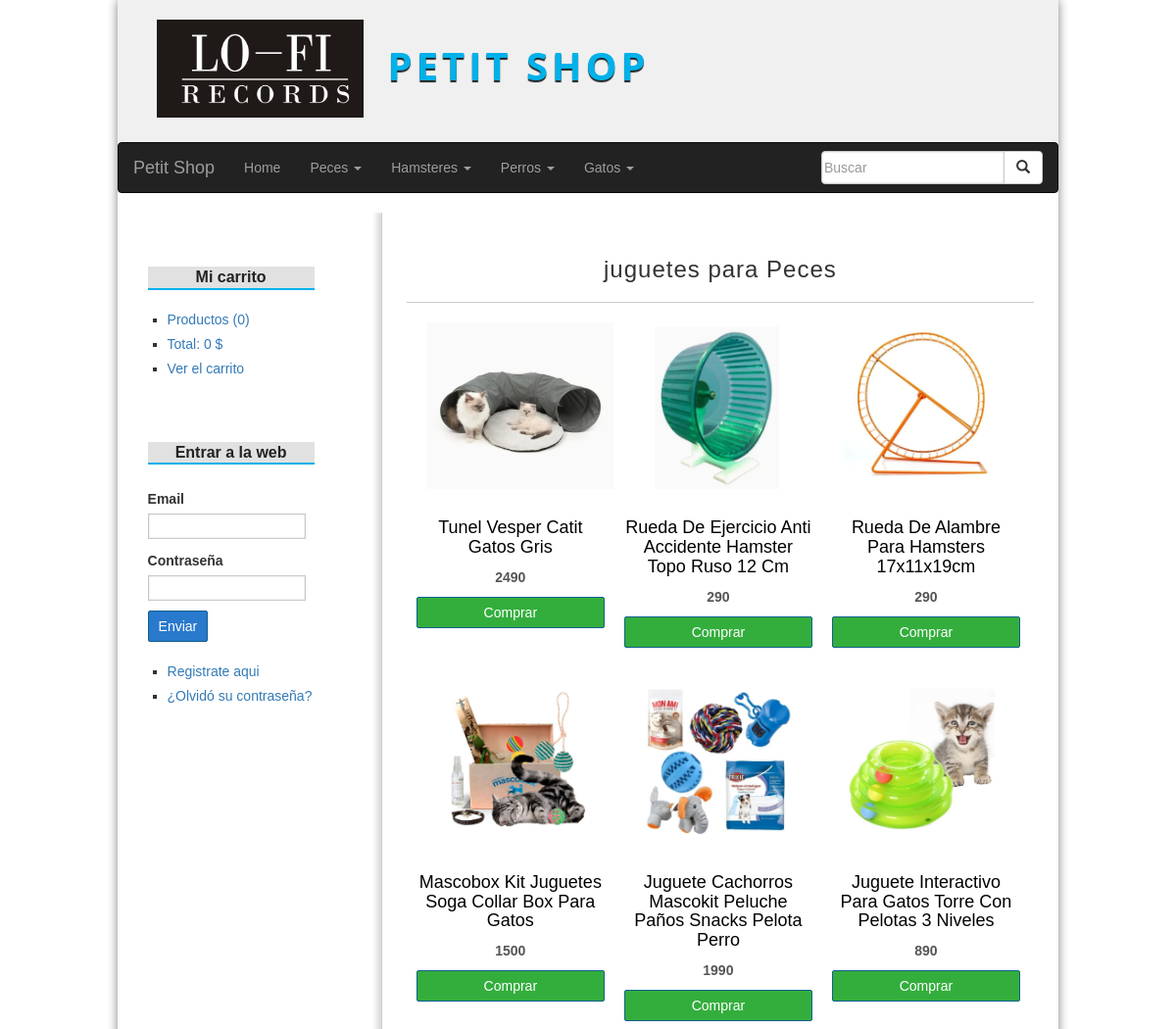
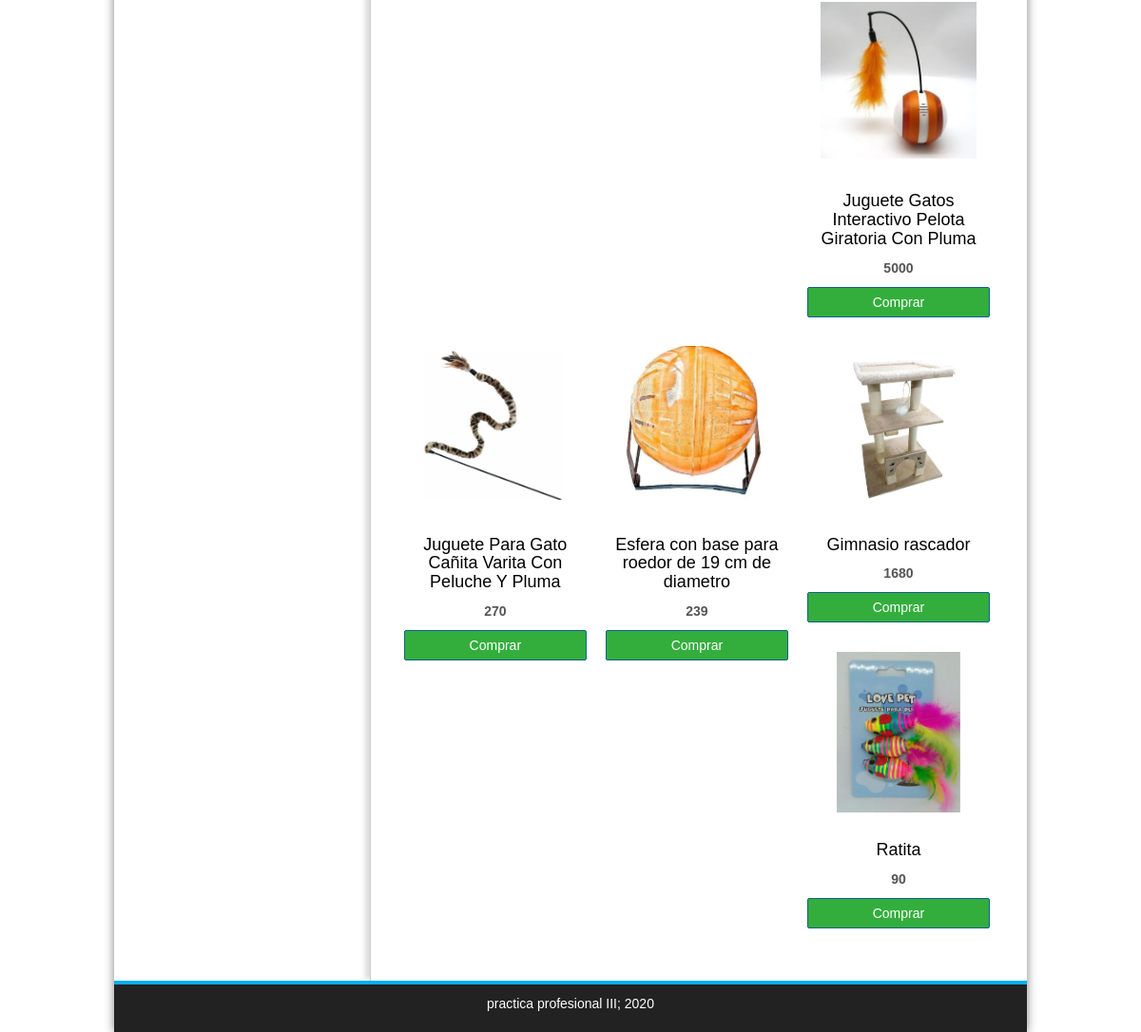
/subcategoria/ver&catId=4&id=3, run on the app's committed database (2 pictures, top to bottom).
### tables this page shows
CREATE TABLE `categorias` (
  `id` int(255) NOT NULL AUTO_INCREMENT,
  `nombre` varchar(255) NOT NULL,
  PRIMARY KEY (`id`)
);

CREATE TABLE `subcategorias` (
  `id` int(255) NOT NULL AUTO_INCREMENT,
  `nombre` varchar(255) NOT NULL,
  PRIMARY KEY (`id`)
);

CREATE TABLE `productos` (
  `id` int(255) NOT NULL AUTO_INCREMENT,
  `categoria_id` int(255) DEFAULT '1',
  `nombre` varchar(255) NOT NULL DEFAULT '',
  `descripcion` varchar(1000) DEFAULT '',
  `precio` float NOT NULL DEFAULT '0',
  `stock` int(10) NOT NULL DEFAULT '0',
  `oferta` varchar(10) DEFAULT '''''',
  `fecha` date DEFAULT NULL,
  `imagen` varchar(255) DEFAULT '',
  `subcategoria_id` int(255) DEFAULT '1',
  `proveedor` varchar(255) DEFAULT '',
  `tags` varchar(255) DEFAULT '',
  `precio_venta` float DEFAULT '0',
  `img2` varchar(255) DEFAULT '',
  `img3` varchar(255) DEFAULT '',
  PRIMARY KEY (`id`),
  KEY `fk_productos_categorias` (`categoria_id`),
  KEY `fk_productos_subcategorias` (`subcategoria_id`),
  CONSTRAINT `fk_productos_categorias` FOREIGN KEY (`categoria_id`) REFERENCES `categorias` (`id`),
  CONSTRAINT `fk_productos_subcategorias` FOREIGN KEY (`subcategoria_id`) REFERENCES `subcategorias` (`id`)
);

### config/db.php (called while the page is built)
<?php
class dataBase{
    public static function connect(){
        $db = new mysqli(env('DB_HOST'), env('DB_USERNAME'), env('DB_PASSWORD'), env('DB_NAME'));
        $db->query("SET NAMES 'utf8'");
        return $db;
    }
}

### helpers/utils.php (called while the page is built, shortened)
<?php
class Utils{
	public static function showCategorias(){
		require_once 'models/categoria.php';
		$categoria = new Categoria();
		$categorias = $categoria->getAll();
		return $categorias;
	}
    public static function showSubcategorias(){
        require_once 'models/Subcategoria.php';
        $subcategoria = new Subcategoria();
        $subcategorias = $subcategoria->getAll();
        return $subcategorias;
    }
}

### models/categoria.php (called while the page is built, shortened)
<?php
class Categoria{
	private $id;
	private $db;
	public function __construct() {
		$this->db = Database::connect();
	}
	function getId() {
		return $this->id;
	}
	function setId($id) {
		$this->id = $id;
	}
	public function getAll(){
		$categorias = $this->db->query("SELECT * FROM categorias ORDER BY id DESC;");
		return $categorias;
	}
	public function getOne(){
		$categoria = $this->db->query("SELECT * FROM categorias WHERE id={$this->getId()}");
		return $categoria->fetch_object();
	}
}

### controllers/subcategoriaController.php (called while the page is built, shortened)
<?php
require_once 'models/Subcategoria.php';
require_once 'models/producto.php';
class SubcategoriaController{
    public function ver(){
        if(isset($_GET['id']) && isset($_GET['catId'])){
            $id = $_GET['id'];
            $catId = $_GET['catId'];
            $categoria = new Categoria();
            $categoria-> setId($catId);
            $subcategoria = new Subcategoria();
            $subcategoria->setId($id);
            $categoria = $categoria->getOne();
            $subcategoria = $subcategoria->getOne();
            $producto = new Producto();
            $producto->setSubcategoria_id($id);
            $producto->setCategoria_id($catId);
            $productos = $producto->getAllSubcategory();
        }
        require_once 'views/producto/lista.php';
    }
}

### models/Subcategoria.php (called while the page is built, shortened)
<?php
class Subcategoria{
    private $id;
    private $db;
    public function __construct() {
        $this->db = Database::connect();
    }
    function getId() {
        return $this->id;
    }
    function setId($id) {
        $this->id = $id;
    }
    public function getOne(){
        $subcategoria = $this->db->query("SELECT * FROM subcategorias WHERE id={$this->getId()}");
        return $subcategoria->fetch_object();
    }
}

### models/producto.php (called while the page is built, shortened)
<?php
class Producto{
	private $subcategoria_id;
    private $db;
	public function __construct() {
		$this->db = Database::connect();
	}
    function getSubcategoria_id() {
        return $this->subcategoria_id;
    }
    public function setSubcategoria_id($subcategoria_id): void {
        $this->subcategoria_id = $subcategoria_id;
    }
    public function getAllSubcategory(){
        $sql = "SELECT p.*, c.nombre AS 'catnombre' FROM productos p "
            . "INNER JOIN subcategorias c ON c.id = p.subcategoria_id "
            . "WHERE p.subcategoria_id = {$this->getSubcategoria_id()} "
            . "ORDER BY id DESC";
        $productos = $this->db->query($sql);
        return $productos;
    }
}

### views/producto/lista.php (the view)
<?php if (isset($categoria)) : ?>
    <?php if (isset($subcategoria)) : ?>
        <h1><?= $subcategoria->nombre ?> para <?= $categoria->nombre ?></h1>
    <?php else: ?>
        <h1><?= $categoria->nombre ?></h1>
    <?php endif; ?>
<?php else: ?>
    <h1>Resultados de la busqueda</h1>
<?php endif; ?>
<?php if ($productos->num_rows == 0): ?>
    <p>No hay productos para mostrar</p>
<?php else: ?>
    <?php while ($product = $productos->fetch_object()): ?>
        <div class="product">
            <a href="<?= base_url ?>producto/ver&id=<?= $product->id ?>">
                <img src="<?= base_url ?>uploads/images/<?= $product->imagen ?>"/>
                <h2><?= $product->nombre ?></h2>
            </a>
            <p><?= $product->precio ?></p>
            <a href="<?=base_url?>carrito/add&id=<?=$product->id?>" class="button">Comprar</a>
        </div>
    <?php endwhile; ?>
<?php endif; ?>

### views/layout/header.php (shortened to what this page needs)
<!DOCTYPE HTML>
<html lang="es">
<head>
    <link rel="stylesheet" href="<?=base_url?>assets/css/styles.css" />
    <link rel="stylesheet" href="https://maxcdn.bootstrapcdn.com/bootstrap/3.4.1/css/bootstrap.min.css">
</head>
<body>
<div id="container">
    <header id="header">
        <div id="logo">
            <img src="<?=base_url?>assets/img/lo-firecords.jpg" alt="pet logo" />
            <a href="<?=base_url?>">
                Petit shop
            </a>
        </div>
    </header>
    <?php $categorias = Utils::showCategorias(); ?>
    <nav class="navbar navbar-inverse">
        <div class="container-fluid">
            <div class="navbar-header">
                <a class="navbar-brand" href="#">Petit Shop</a>
            </div>
            <ul class="nav navbar-nav">
                <li><a href="<?=base_url?>">Home</a></li>
                <?php while($cat = $categorias->fetch_object()): ?>
                    <li class="dropdown">
                        <a class="dropdown-toggle" data-toggle="dropdown" href="#"><?=$cat->nombre?>
                            <span class="caret"></span>
                        </a>
                    </li>
                <?php endwhile; ?>
            </ul>
            <form class="navbar-form navbar-right" action="<?=base_url?>producto/buscar" method="post">
                <div class="input-group">
                    <input class="form-control" name="busqueda" type="text" placeholder="Buscar" aria-label="Search">
                    <div class="input-group-btn">
                        <button class="btn btn-default" type="submit">
                            <i class="glyphicon glyphicon-search"></i>
                        </button>
                    </div>
                </div>
            </form>
        </div>
    </nav>
    <div id="content">

### assets/css/styles.css (style rules this page uses)
* { padding: 0px; margin: 0px; font-family: sans-serif, Helvetica, Arial; }
a { color: #01B1EA; }
#container { width: 80%; margin: 0px auto; box-shadow: 0px 0px 10px gray; background: white; }
#header { height: 145px; background: #F0F0F0; }
#logo { padding: 20px; margin-left: 20px; float:left; }
#logo img { float:left; height: 100px; }
#logo a { float:left; font-size: 40px; letter-spacing: 4px; font-family: 'Open Sans', Helvetica, Arial; text-transform: uppercase; color: #01B1EA; font-weight: bold; text-decoration: none; margin-top: 18px; margin-left: 25px; text-shadow: 0px 2px 1px #222222; transition: all 300ms; }
#buscador input[type="submit"], button, .button { border-radius: 2px; width: max-content; padding: 5px; padding-left: 15px; padding-right: 15px; color: white; background: #2979CD; border: 1px solid #11608E; cursor: pointer; align-items: normal; margin-left: auto; margin-right: auto; }
#content { margin: 0px auto; overflow: hidden; background: white; }
label, input[type="text"], input[type="password"], input[type="email"], input[type="number"], select, textarea { display:block; width: 95%; margin-bottom: 2px; }
input[type="text"], input[type="password"], input[type="email"], input[type="number"], select, textarea { border: 1px solid #C9C9C9; box-shadow: 0px 0px 2px #ccc inset; background: white; padding: 2px; color: gray; transition: all 300ms; }
input[type="button"], input[type="submit"], button, .button { display: block; border-radius: 2px; width: auto; padding: 5px; padding-left: 10px; padding-right: 10px; color: white; background: #2979CD; border: 1px solid #11608E; cursor:pointer; }
.button { background: #33AE3D; color: white !important; text-decoration: none; }
label, input[type="button"], input[type="submit"], button { display:block; margin-top: 10px; }
#central h1 { font-size: 24px; font-weight: normal; letter-spacing: 1px; text-align: center; border-bottom: 1px solid #ccc; margin-bottom: 20px; padding: 20px; padding-top: 0px; }
.product { width: 30%; float:left; margin-left: 10px; margin-right: 10px; margin-bottom: 30px; text-align: center; }
.product a { color:black; text-decoration: none; }
.product img { height:170px; margin-bottom: 10px; }
.product h2 { font-size: 18px; margin-bottom: 10px; }
.product p { font-weight: bold; color: #555; margin-bottom: 10px; }

### data on the page
categorias: nombre "Peces"
categorias: nombre "Hamsteres"
categorias: nombre "Perros"
categorias: nombre "Gatos"
subcategorias: nombre "juguetes"
productos: imagen (picture), nombre "Tunel Vesper Catit Gatos Gris", precio "2490"
productos: imagen (picture), nombre "Rueda De Ejercicio Anti Accidente Hamster Topo Ruso 12 Cm", precio "290"
productos: imagen (picture), nombre "Rueda De Alambre Para Hamsters 17x11x19cm", precio "290"
productos: imagen (picture), nombre "Mascobox Kit Juguetes Soga Collar Box Para Gatos", precio "1500"
productos: imagen (picture), nombre "Juguete Cachorros Mascokit Peluche Paños Snacks Pelota Perro", precio "1990"
productos: imagen (picture), nombre "Juguete Interactivo Para Gatos Torre Con Pelotas 3 Niveles", precio "890"
productos: imagen (picture), nombre "Juguete Gatos Interactivo Pelota Giratoria Con Pluma", precio "5000"
productos: imagen (picture), nombre "Juguete Para Gato Cañita Varita Con Peluche Y Pluma", precio "270"
productos: imagen (picture), nombre "Esfera con base para roedor de 19 cm de diametro", precio "239"
productos: imagen (picture), nombre "Gimnasio rascador", precio "1680"
productos: imagen (picture), nombre "Ratita", precio "90"

### other printed values
$stats['count'] "0"
$stats['total'] "0"
